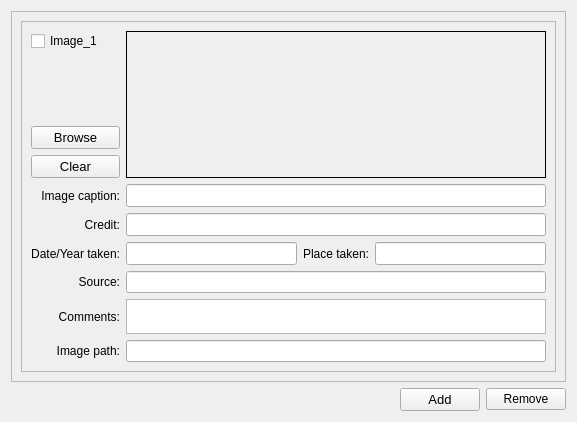
<?xml version="1.0" encoding="UTF-8"?>
<ui version="4.0">
 <class>Form</class>
 <widget class="QWidget" name="Form">
  <property name="geometry">
   <rect>
    <x>0</x>
    <y>0</y>
    <width>577</width>
    <height>422</height>
   </rect>
  </property>
  <property name="maximumSize">
   <size>
    <width>16777215</width>
    <height>16777215</height>
   </size>
  </property>
  <property name="windowTitle">
   <string>Form</string>
  </property>
  <layout class="QGridLayout" name="gridLayout_3">
   <item row="0" column="0">
    <widget class="QScrollArea" name="scrollArea">
     <property name="widgetResizable">
      <bool>true</bool>
     </property>
     <widget class="QWidget" name="scrollAreaWidgetContents">
      <property name="geometry">
       <rect>
        <x>0</x>
        <y>0</y>
        <width>557</width>
        <height>369</height>
       </rect>
      </property>
      <layout class="QVBoxLayout" name="verticalLayout">
       <item>
        <layout class="QVBoxLayout" name="verticalLayout_2">
         <item>
          <widget class="QFrame" name="frame">
           <property name="frameShape">
            <enum>QFrame::StyledPanel</enum>
           </property>
           <property name="frameShadow">
            <enum>QFrame::Raised</enum>
           </property>
           <layout class="QGridLayout" name="gridLayout_2">
            <item row="0" column="0">
             <layout class="QGridLayout" name="gridLayout">
              <item row="1" column="0">
               <spacer name="verticalSpacer">
                <property name="orientation">
                 <enum>Qt::Vertical</enum>
                </property>
                <property name="sizeHint" stdset="0">
                 <size>
                  <width>20</width>
                  <height>40</height>
                 </size>
                </property>
               </spacer>
              </item>
              <item row="6" column="1" rowspan="2">
               <widget class="QLineEdit" name="lineEdit_3">
                <property name="minimumSize">
                 <size>
                  <width>0</width>
                  <height>0</height>
                 </size>
                </property>
                <property name="font">
                 <font>
                  <pointsize>10</pointsize>
                  <bold>false</bold>
                  <kerning>true</kerning>
                 </font>
                </property>
               </widget>
              </item>
              <item row="6" column="3" rowspan="2">
               <widget class="QLineEdit" name="lineEdit_4">
                <property name="minimumSize">
                 <size>
                  <width>0</width>
                  <height>0</height>
                 </size>
                </property>
                <property name="font">
                 <font>
                  <pointsize>10</pointsize>
                  <bold>false</bold>
                  <kerning>true</kerning>
                 </font>
                </property>
               </widget>
              </item>
              <item row="9" column="0">
               <widget class="QLabel" name="label_7">
                <property name="maximumSize">
                 <size>
                  <width>16777215</width>
                  <height>35</height>
                 </size>
                </property>
                <property name="font">
                 <font>
                  <pointsize>9</pointsize>
                  <bold>false</bold>
                  <kerning>true</kerning>
                 </font>
                </property>
                <property name="autoFillBackground">
                 <bool>true</bool>
                </property>
                <property name="text">
                 <string>Comments:</string>
                </property>
                <property name="scaledContents">
                 <bool>true</bool>
                </property>
                <property name="alignment">
                 <set>Qt::AlignRight|Qt::AlignTrailing|Qt::AlignVCenter</set>
                </property>
                <property name="wordWrap">
                 <bool>true</bool>
                </property>
               </widget>
              </item>
              <item row="6" column="0" rowspan="2">
               <widget class="QLabel" name="label_5">
                <property name="font">
                 <font>
                  <pointsize>9</pointsize>
                  <bold>false</bold>
                  <kerning>true</kerning>
                 </font>
                </property>
                <property name="autoFillBackground">
                 <bool>true</bool>
                </property>
                <property name="text">
                 <string>Date/Year taken:</string>
                </property>
                <property name="scaledContents">
                 <bool>true</bool>
                </property>
                <property name="alignment">
                 <set>Qt::AlignRight|Qt::AlignTrailing|Qt::AlignVCenter</set>
                </property>
                <property name="wordWrap">
                 <bool>true</bool>
                </property>
               </widget>
              </item>
              <item row="4" column="1" colspan="3">
               <widget class="QLineEdit" name="lineEdit_1">
                <property name="minimumSize">
                 <size>
                  <width>0</width>
                  <height>0</height>
                 </size>
                </property>
                <property name="maximumSize">
                 <size>
                  <width>16777215</width>
                  <height>16777215</height>
                 </size>
                </property>
                <property name="font">
                 <font>
                  <pointsize>10</pointsize>
                  <bold>false</bold>
                  <kerning>true</kerning>
                 </font>
                </property>
               </widget>
              </item>
              <item row="9" column="1" colspan="3">
               <widget class="QTextEdit" name="textEdit_1">
                <property name="maximumSize">
                 <size>
                  <width>16777215</width>
                  <height>35</height>
                 </size>
                </property>
                <property name="font">
                 <font>
                  <pointsize>10</pointsize>
                  <bold>false</bold>
                  <kerning>true</kerning>
                 </font>
                </property>
               </widget>
              </item>
              <item row="4" column="0">
               <widget class="QLabel" name="label_3">
                <property name="font">
                 <font>
                  <pointsize>9</pointsize>
                  <bold>false</bold>
                  <kerning>true</kerning>
                 </font>
                </property>
                <property name="autoFillBackground">
                 <bool>true</bool>
                </property>
                <property name="text">
                 <string>Image caption:</string>
                </property>
                <property name="scaledContents">
                 <bool>true</bool>
                </property>
                <property name="alignment">
                 <set>Qt::AlignRight|Qt::AlignTrailing|Qt::AlignVCenter</set>
                </property>
                <property name="wordWrap">
                 <bool>true</bool>
                </property>
               </widget>
              </item>
              <item row="6" column="2" rowspan="2">
               <widget class="QLabel" name="label_6">
                <property name="font">
                 <font>
                  <pointsize>9</pointsize>
                  <bold>false</bold>
                  <kerning>true</kerning>
                 </font>
                </property>
                <property name="autoFillBackground">
                 <bool>true</bool>
                </property>
                <property name="text">
                 <string>Place taken:</string>
                </property>
                <property name="scaledContents">
                 <bool>true</bool>
                </property>
                <property name="alignment">
                 <set>Qt::AlignRight|Qt::AlignTrailing|Qt::AlignVCenter</set>
                </property>
                <property name="wordWrap">
                 <bool>true</bool>
                </property>
               </widget>
              </item>
              <item row="5" column="0">
               <widget class="QLabel" name="label_4">
                <property name="font">
                 <font>
                  <pointsize>9</pointsize>
                  <bold>false</bold>
                  <kerning>true</kerning>
                 </font>
                </property>
                <property name="autoFillBackground">
                 <bool>true</bool>
                </property>
                <property name="text">
                 <string>Credit:</string>
                </property>
                <property name="scaledContents">
                 <bool>true</bool>
                </property>
                <property name="alignment">
                 <set>Qt::AlignRight|Qt::AlignTrailing|Qt::AlignVCenter</set>
                </property>
                <property name="wordWrap">
                 <bool>true</bool>
                </property>
               </widget>
              </item>
              <item row="3" column="0">
               <widget class="QPushButton" name="pushButton_2">
                <property name="font">
                 <font>
                  <pointsize>10</pointsize>
                  <bold>false</bold>
                  <kerning>true</kerning>
                 </font>
                </property>
                <property name="text">
                 <string>Clear</string>
                </property>
               </widget>
              </item>
              <item row="0" column="0">
               <widget class="QCheckBox" name="checkBox">
                <property name="font">
                 <font>
                  <pointsize>9</pointsize>
                 </font>
                </property>
                <property name="text">
                 <string>Image_1</string>
                </property>
               </widget>
              </item>
              <item row="2" column="0">
               <widget class="QPushButton" name="pushButton_1">
                <property name="font">
                 <font>
                  <pointsize>10</pointsize>
                  <bold>false</bold>
                  <kerning>true</kerning>
                 </font>
                </property>
                <property name="text">
                 <string>Browse</string>
                </property>
               </widget>
              </item>
              <item row="5" column="1" colspan="3">
               <widget class="QLineEdit" name="lineEdit_2">
                <property name="minimumSize">
                 <size>
                  <width>0</width>
                  <height>0</height>
                 </size>
                </property>
                <property name="maximumSize">
                 <size>
                  <width>16777215</width>
                  <height>16777215</height>
                 </size>
                </property>
                <property name="font">
                 <font>
                  <pointsize>10</pointsize>
                  <bold>false</bold>
                  <kerning>true</kerning>
                 </font>
                </property>
               </widget>
              </item>
              <item row="0" column="1" rowspan="4" colspan="3">
               <widget class="QLabel" name="label_1">
                <property name="frameShape">
                 <enum>QFrame::Box</enum>
                </property>
                <property name="text">
                 <string/>
                </property>
               </widget>
              </item>
              <item row="8" column="0">
               <widget class="QLabel" name="label_8">
                <property name="font">
                 <font>
                  <pointsize>9</pointsize>
                 </font>
                </property>
                <property name="accessibleDescription">
                 <string>0</string>
                </property>
                <property name="text">
                 <string>Source:</string>
                </property>
                <property name="alignment">
                 <set>Qt::AlignRight|Qt::AlignTrailing|Qt::AlignVCenter</set>
                </property>
               </widget>
              </item>
              <item row="10" column="0" rowspan="2">
               <widget class="QLabel" name="label_2">
                <property name="font">
                 <font>
                  <pointsize>9</pointsize>
                 </font>
                </property>
                <property name="accessibleDescription">
                 <string>0</string>
                </property>
                <property name="text">
                 <string>Image path:</string>
                </property>
                <property name="alignment">
                 <set>Qt::AlignRight|Qt::AlignTrailing|Qt::AlignVCenter</set>
                </property>
               </widget>
              </item>
              <item row="10" column="1" rowspan="2" colspan="3">
               <widget class="QLineEdit" name="lineEdit_5"/>
              </item>
              <item row="8" column="1" colspan="3">
               <widget class="QLineEdit" name="lineEdit_6"/>
              </item>
             </layout>
            </item>
           </layout>
          </widget>
         </item>
        </layout>
       </item>
      </layout>
     </widget>
    </widget>
   </item>
   <item row="1" column="0">
    <layout class="QHBoxLayout" name="horizontalLayout">
     <item>
      <spacer name="horizontalSpacer">
       <property name="orientation">
        <enum>Qt::Horizontal</enum>
       </property>
       <property name="sizeHint" stdset="0">
        <size>
         <width>37</width>
         <height>17</height>
        </size>
       </property>
      </spacer>
     </item>
     <item>
      <widget class="QPushButton" name="pushButton_3">
       <property name="font">
        <font>
         <pointsize>10</pointsize>
         <bold>false</bold>
         <kerning>true</kerning>
        </font>
       </property>
       <property name="text">
        <string>Add</string>
       </property>
      </widget>
     </item>
     <item>
      <widget class="QPushButton" name="pushButton_4">
       <property name="text">
        <string>Remove</string>
       </property>
      </widget>
     </item>
    </layout>
   </item>
  </layout>
 </widget>
 <tabstops>
  <tabstop>checkBox</tabstop>
  <tabstop>pushButton_1</tabstop>
  <tabstop>pushButton_2</tabstop>
  <tabstop>lineEdit_1</tabstop>
  <tabstop>lineEdit_2</tabstop>
  <tabstop>lineEdit_3</tabstop>
  <tabstop>lineEdit_4</tabstop>
  <tabstop>textEdit_1</tabstop>
  <tabstop>pushButton_3</tabstop>
  <tabstop>pushButton_4</tabstop>
  <tabstop>scrollArea</tabstop>
 </tabstops>
 <resources/>
 <connections/>
</ui>
